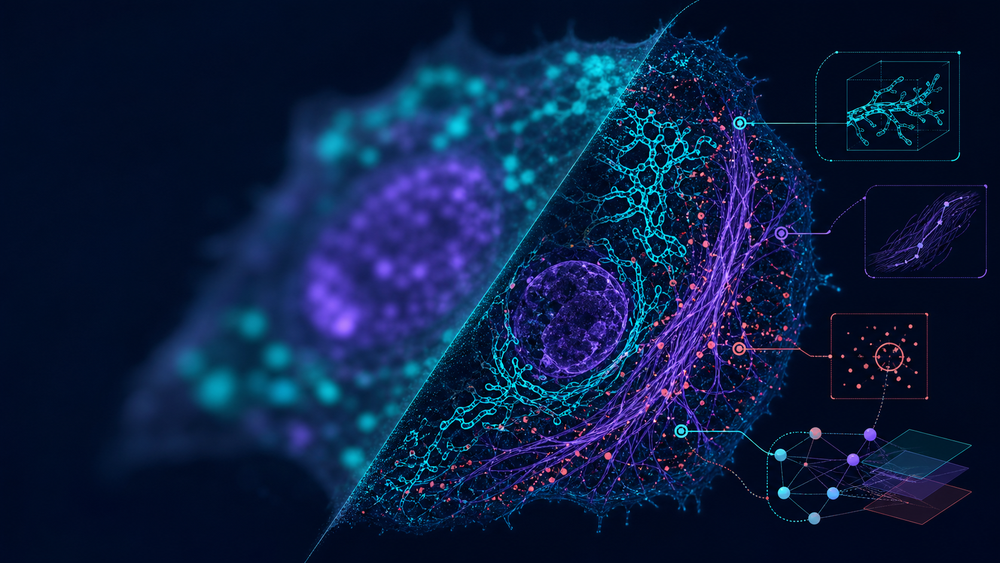
#> input picture MorphAgent_UI/MorphAgent/morphagent_ui/resources/morphagent_hero.png, 1000 x 563 px, shrunk from 1672 x 941 before the run
$ python -i extract.py   (imports and definitions only)
#> lines starting #> are read from the running program, lines starting #| are printed output that depends on the picture; after the words box and inside, x2 and y2 are one past the last pixel; in counts of white or black regions, pixels touching at a corner belong together
def extract(img, *segmentation_masks):
    # IMPORT ALL REQUIRED PACKAGES AT THE BEGINNING OF THE FUNCTION
    import numpy as np
    from scipy import ndimage
    from skimage.filters import threshold_otsu, threshold_triangle
    from skimage.measure import label, regionprops
    from skimage.segmentation import watershed
    from skimage.feature import peak_local_max

    # 1. Data Loading and Preprocessing
    # Convert to float32 for calculations
    img_arr = np.asarray(img, dtype=np.float32)

    # Check dimensionality and extract channels
    # Expected shape: (H, W, 3) or (H, W) if single channel
    if img_arr.ndim == 3 and img_arr.shape[2] >= 3:
        # Channel 0 is Actin (Red), Channel 2 is Nuclei (Blue)
        actin_img = img_arr[..., 0]
        nuclei_img = img_arr[..., 2]
    elif img_arr.ndim == 2:
        # Fallback: treat the single channel as actin
        actin_img = img_arr
        nuclei_img = img_arr
    else:
        return 0.0

    # Normalize actin image to [0, 1] for intensity measurements
    # Robust normalization using percentiles
    p_min, p_max = np.percentile(actin_img, (1, 99))
#> p_min = 5; p_max = 140
    if p_max > p_min:
        actin_norm = (actin_img - p_min) / (p_max - p_min)
    else:
        actin_norm = actin_img
    actin_norm = np.clip(actin_norm, 0, 1)
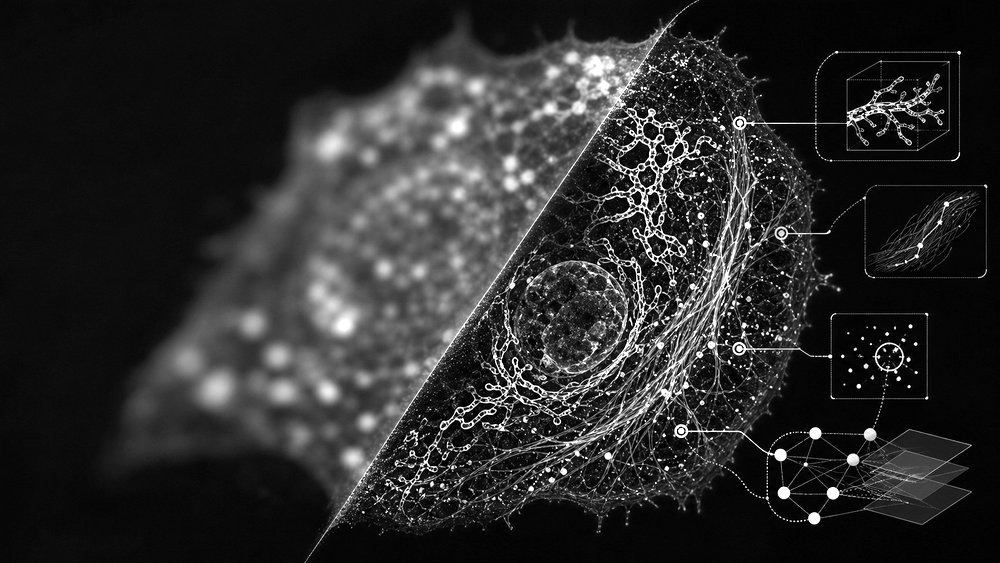
#> actin_norm: shape (563, 1000) float32; min 0, max 1, mean 0.172

    # 2. Segmentation Logic
    # We need a whole-cell segmentation mask.
    labeled_cells = None

    # Check if valid segmentation masks are provided
    if len(segmentation_masks) > 0:
        # Iterate through masks to find a likely cell mask (usually larger area than nuclei)
        # If multiple masks, we assume the one with larger average object size is the cell mask
        best_mask = None
        max_avg_area = 0

        for mask in segmentation_masks:
            if mask is None: continue
            mask_arr = np.asarray(mask).squeeze()
            if mask_arr.ndim != 2: continue

            # Simple check: is it labeled?
            if mask_arr.max() == 0: continue

            # Calculate average area to distinguish nuclei from cells
            # (Cells are generally larger than nuclei)
            props = regionprops(mask_arr.astype(int))
            if not props: continue
            avg_area = np.mean([p.area for p in props])

            if avg_area > max_avg_area:
                max_avg_area = avg_area
                best_mask = mask_arr

        if best_mask is not None:
            labeled_cells = best_mask.astype(int)

    # Fallback: Generate segmentation if no valid mask provided
    if labeled_cells is None:
        # Step A: Segment Nuclei (Seeds)
        try:
            thresh_nuc = threshold_otsu(nuclei_img)
#> thresh_nuc = 43.98
            nuclei_mask = nuclei_img > thresh_nuc
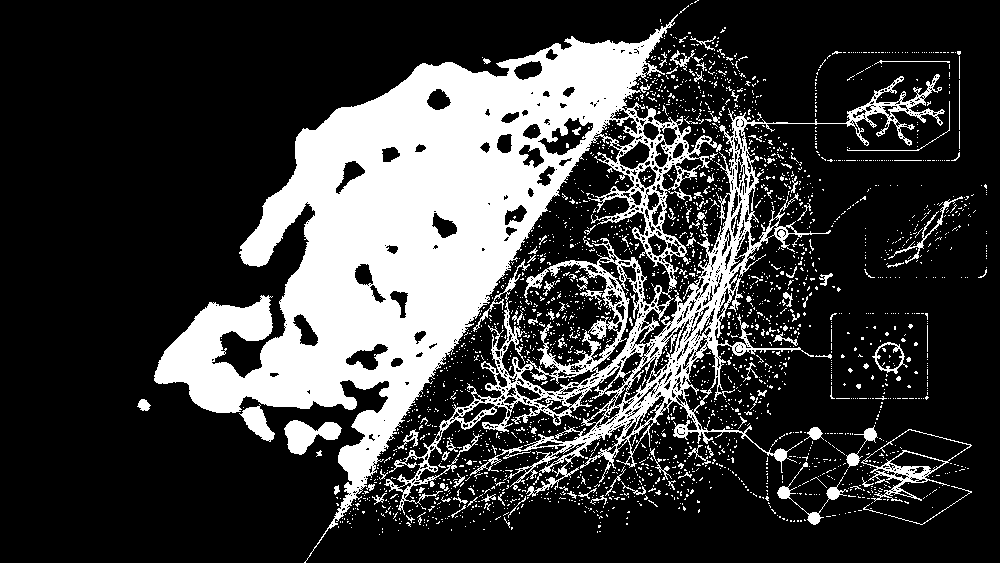
#> nuclei_mask: shape (563, 1000) bool; 23.6% white; 2572 white regions (2451 under 20 px), largest, box (x1, y1, x2, y2) and area: (154, 14, 945, 563) 115693, (861, 429, 972, 502) 1195, (284, 420, 342, 455) 1111
            # Clean up nuclei
            nuclei_mask = ndimage.binary_opening(nuclei_mask, structure=np.ones((3,3)))
#> nuclei_mask: shape (563, 1000) bool; 18.2% white; 421 white regions (243 under 20 px), largest, box (x1, y1, x2, y2) and area: (154, 28, 666, 493) 84906, (647, 189, 739, 357) 2514, (285, 420, 341, 455) 1106
            markers = label(nuclei_mask)
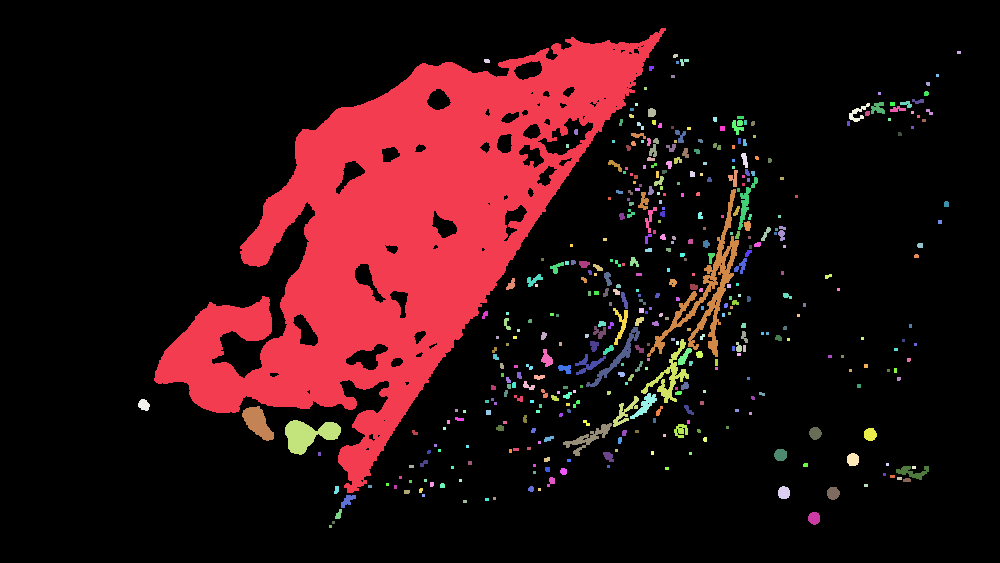
#> markers: shape (563, 1000) int32; 422 distinct labels, from 0 to 421; one colour per label, 0 black
        except:
            # If otsu fails (e.g. empty image), return 0
            return 0.0

        # Step B: Segment Cytoplasm (Mask)
        try:
            # Triangle is often good for actin which has a long tail in histogram
            thresh_actin = threshold_triangle(actin_img)
#> thresh_actin = 19.27
            cell_mask = actin_img > thresh_actin
#> cell_mask: shape (563, 1000) bool; 39.2% white; 842 white regions (805 under 20 px), largest, box (x1, y1, x2, y2) and area: (108, 0, 972, 563) 212538, (869, 190, 979, 272) 2395, (833, 184, 988, 279) 580
            # Fill holes
            cell_mask = ndimage.binary_fill_holes(cell_mask)
#> cell_mask: shape (563, 1000) bool; 51.7% white; 2 black regions
        except:
            return 0.0

        # Step C: Watershed
        if np.max(markers) > 0:
            # Use gradient of actin as elevation map or just inverse intensity
            # Here we use inverse intensity so bright actin regions are basins?
            # Actually, standard watershed on distance transform or gradient is common.
            # Let's use simple watershed: expand nuclei into cell mask
            labeled_cells = watershed(-actin_img, markers, mask=cell_mask)
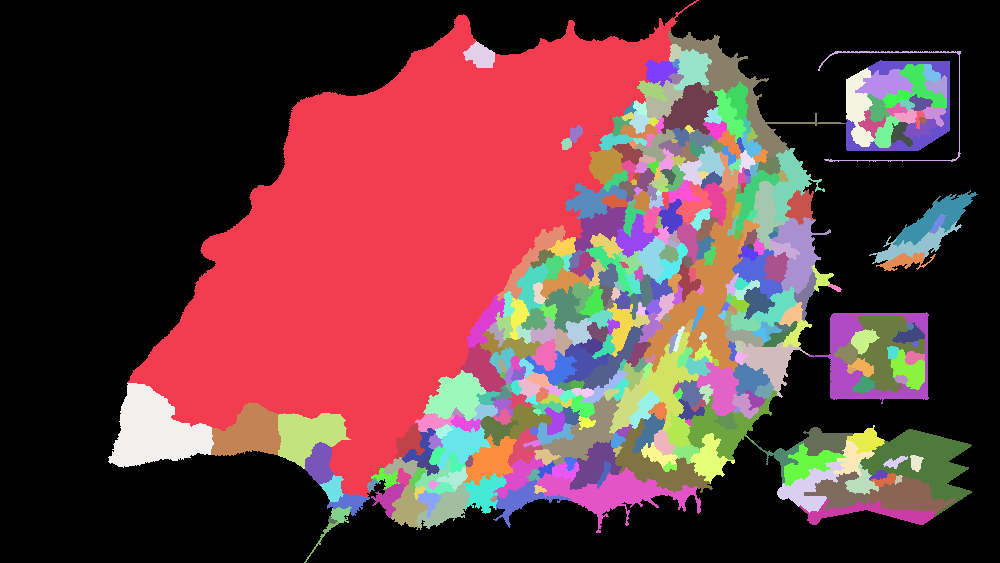
#> labeled_cells: shape (563, 1000) int32; 422 distinct labels, from 0 to 421; one colour per label, 0 black
        else:
            return 0.0

    # 3. Feature Extraction: Actin Radial Distribution Ratio
    # Ratio = (Mean Intensity of Outer 20%) / (Mean Intensity of Inner 50%)

    ratios = []

    # Get properties of each cell
    props = regionprops(labeled_cells, intensity_image=actin_norm)
#> props = 421 regions; largest, box (x1, y1, x2, y2) and area: (127, 0, 699, 497) 118166, (644, 187, 744, 373) 5591, (108, 383, 214, 468) 5303, (860, 429, 972, 517) 4088, (536, 467, 701, 533) 3467

    for prop in props:
        # Skip small artifacts
        if prop.area < 100:
            continue

        # Extract the bounding box image for efficiency
        # prop.image is the binary mask of the cell in the bbox
        # prop.intensity_image is the intensity image in the bbox
        cell_mask_local = prop.image
        cell_intensity_local = prop.intensity_image

        # Compute Distance Transform on the local mask
        # edt calculates distance to the nearest background pixel (0)
        # So: 0 at boundary, increasing towards center
        dist_map = ndimage.distance_transform_edt(cell_mask_local)

        max_dist = np.max(dist_map)
        if max_dist <= 1.0:
            continue # Too thin to measure radial distribution

        # Define Regions
        # Outer 20%: Distance is small (close to boundary)
        # Inner 50%: Distance is large (close to center)
        # Note: "Outer 20%" usually means the outer 20% of the radius.
        # If R is max_dist, Outer is [0, 0.2*R], Inner is [0.5*R, R]

        outer_threshold = 0.2 * max_dist
        inner_threshold = 0.5 * max_dist

        # Create masks for regions
        # dist_map > 0 ensures we are inside the cell
        outer_region_mask = (dist_map > 0) & (dist_map <= outer_threshold)
        inner_region_mask = dist_map >= inner_threshold

        # Calculate Mean Intensities
        # Use epsilon to avoid division by zero
        mean_outer = 0.0
        mean_inner = 0.0

        pixels_outer = cell_intensity_local[outer_region_mask]
        if pixels_outer.size > 0:
            mean_outer = np.mean(pixels_outer)

        pixels_inner = cell_intensity_local[inner_region_mask]
        if pixels_inner.size > 0:
            mean_inner = np.mean(pixels_inner)

        # Compute Ratio
        # If inner is 0 (e.g. hollow cell or artifact), handle gracefully
        if mean_inner < 1e-6:
            # If outer is significant, ratio is high. Cap at a reasonable number.
            if mean_outer > 0.05: # arbitrary noise floor
                ratio = 5.0 # High ratio indicating cortical enrichment
            else:
                ratio = 1.0 # Both dark
        else:
            ratio = mean_outer / mean_inner

        ratios.append(ratio)
#> this loop made 421 passes
#> (max_dist, outer_threshold, inner_threshold, mean_outer, mean_inner, ratio) on passes 1, 2, 3, 4, 5, 7, 8, 9, 10, 11, 12, 13: (126, 25.2, 63.01, 0.335, 0.431, 0.777), (3, 0.6, 1.5, 0, 0.311, 0), (6.32, 1.26, 3.16, 0.133, 0.369, 0.36), (10.3, 2.06, 5.15, 0.198, 0.26, 0.765), (13.42, 2.68, 6.71, 0.146, 0.219, 0.665), (9.22, 1.84, 4.61, 0.175, 0.238, 0.734), (5.66, 1.13, 2.83, 0.0393, 0.139, 0.284), (5, 1, 2.5, 0.0717, 0.289, 0.249), (8.6, 1.72, 4.3, 0.143, 0.0733, 1.96), (7, 1.4, 3.5, 0.101, 0.244, 0.414), (8.06, 1.61, 4.03, 0.0799, 0.0802, 0.996), (11.05, 2.21, 5.52, 0.0655, 0.145, 0.45)
#> (max_dist, outer_threshold, inner_threshold, mean_outer, mean_inner) on pass 122: (10.77, 2.15, 5.39, 0.111, 0)
#> pass 1, in extract, `dist_map = ndimage.distance_transform_edt(cell_mask_local)`:
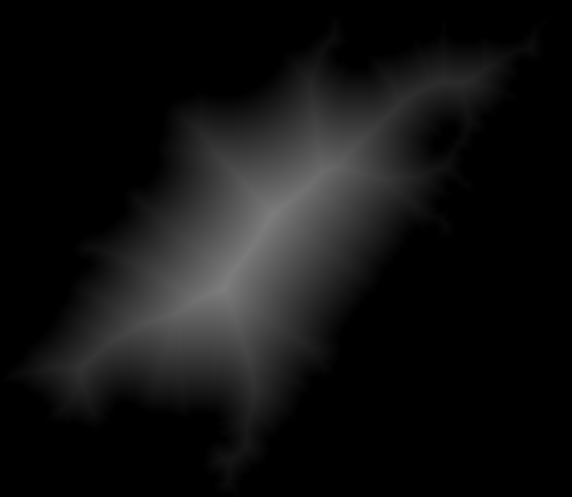
#> dist_map: shape (497, 572) float64; min 0, max 126, mean 17.8
#> pass 1, in extract, `outer_region_mask = (dist_map > 0) & (dist_map <= outer_threshold)`:
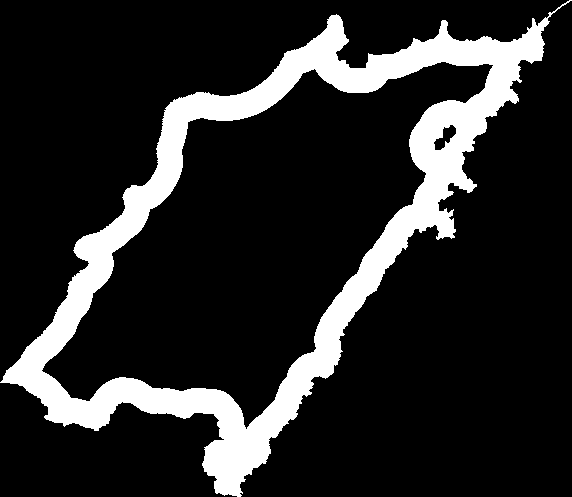
#> outer_region_mask: shape (497, 572) bool; 15.7% white; 1 white region, box (x1, y1, x2, y2) and area: (0, 0, 572, 497) 44707
#> after the loop:
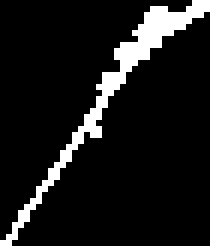
#> cell_mask_local: shape (41, 35) bool (shown 6 times larger); 9.6% white in thin lines or dots
#> after the loop, ratios = 316 values, max 5.28 at index 193, min 0 at index 1, mean 0.433

    # 4. Aggregation
    if not ratios:
        return 0.0

    # Use median to be robust against segmentation errors
    return float(np.median(ratios))

>>> import cv2
>>> picture = cv2.imread('../../../../../../MorphAgent_UI/MorphAgent/morphagent_ui/resources/morphagent_hero.png', cv2.IMREAD_GRAYSCALE)
>>> result = extract(picture)
#> result = 0.38
